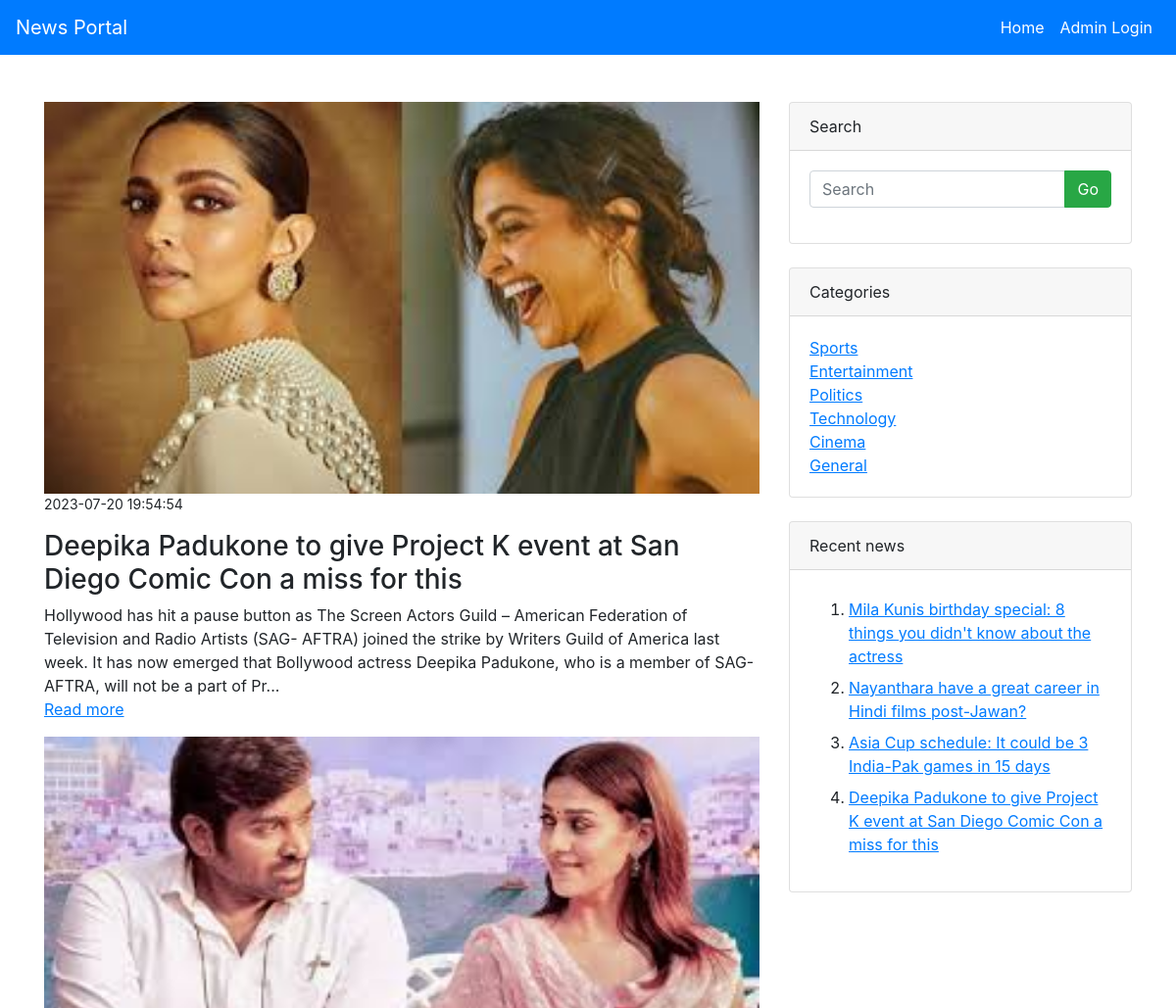
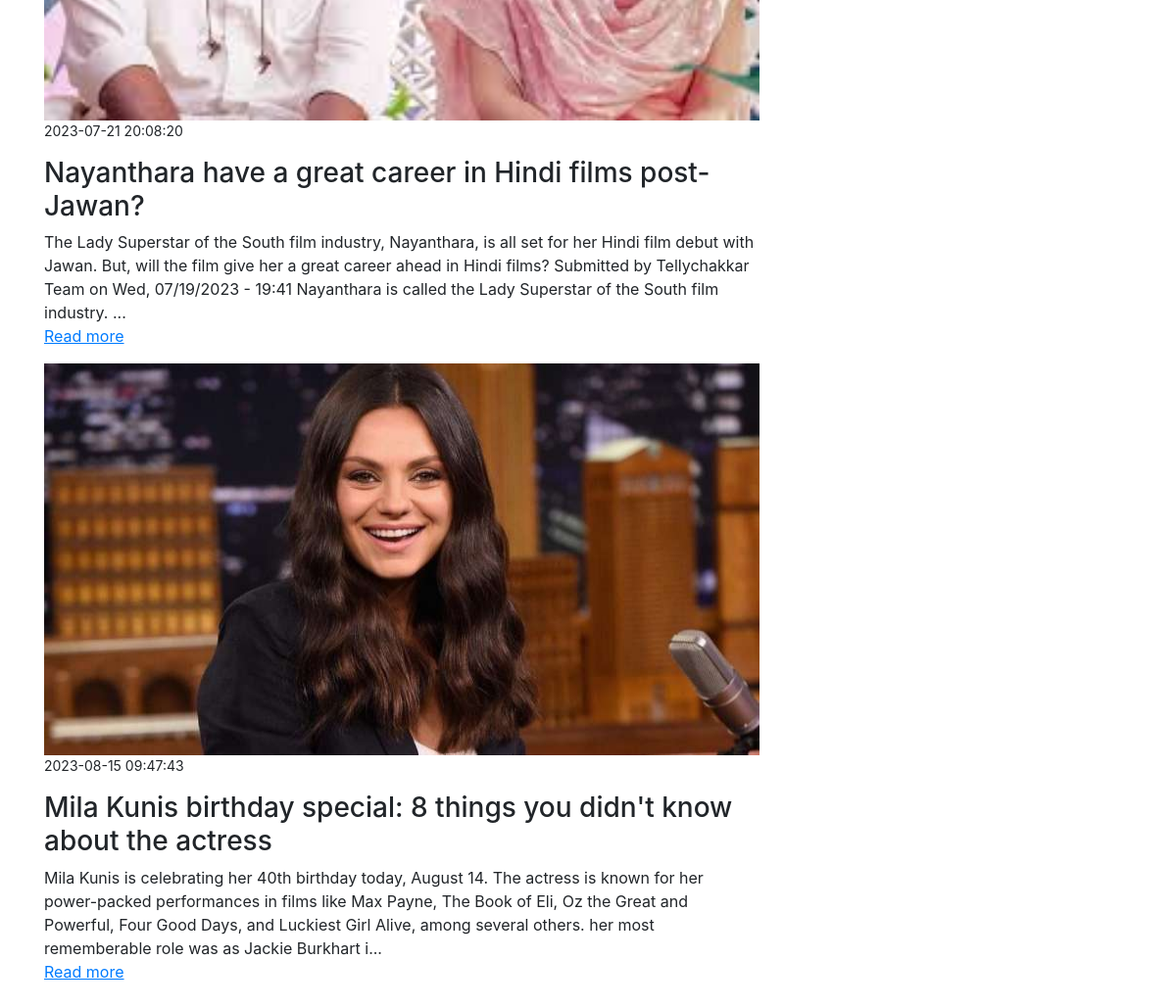
Screenshot of /home/select_cat?cid=8 with the database file from the repository (2 pictures, top to bottom).
### tables this page shows
CREATE TABLE `category` (
  `cid` int(11) NOT NULL,
  `category_name` varchar(50) NOT NULL,
  `reading_time` timestamp NOT NULL DEFAULT current_timestamp() ON UPDATE current_timestamp()
);

CREATE TABLE `news` (
  `nid` int(11) NOT NULL,
  `title` varchar(80) NOT NULL,
  `category_id` int(11) NOT NULL,
  `sub_category_id` int(11) NOT NULL,
  `myimage` varchar(50) NOT NULL,
  `description` text NOT NULL,
  `nreading_time` timestamp NOT NULL DEFAULT current_timestamp() ON UPDATE current_timestamp()
);

### application/controllers/Home.php (called while the page is built, shortened)
<?php
class Home extends CI_Controller
{
	public function __construct()
	{
		$this->load->model("admin_model");
	}
	public function select_cat()
	{
		$cid=$this->input->get('cid');
		$cat=$this->admin_model->get_cat($cid);
		$category=$this->admin_model->get_category();
		$get_three=$this->admin_model->get_all_news();
		$this->load->view('selected_category',array('news'=>$cat,'category'=>$category,'get_three'=>$get_three));
	}
}
?>

### index.php (called while the page is built, shortened)
<?php
require_once BASEPATH.'core/CodeIgniter.php';

### application/models/Admin_model.php (called while the page is built, shortened)
<?php
class Admin_model extends CI_Model
{
	public function get_category()
	{
		$query=$this->db->get('category');
		return $query->result();
	}
	public function get_all_news()
	{
		$this->db->select("*");
		$this->db->from("category");
		$this->db->join("subcategory","category.cid=subcategory.category_id");
		$this->db->join("news","subcategory.id=news.sub_category_id");
		$this->db->order_by("nid","desc");
		$query=$this->db->get();
		return $query->result();
	}
	public function get_cat($cid)
	{
		$this->db->where('subcategory.category_id',$cid);
		$this->db->select("*");
		$this->db->from("category");
		$this->db->join("subcategory","category.cid=subcategory.category_id");
		$this->db->join("news","subcategory.id=news.sub_category_id");
		$this->db->order_by("nid","desc");
		$query=$this->db->get();
		return $query->result();
	}
}
?>

### application/views/Selected_category.php (the view, shortened to what this page needs)
<!DOCTYPE html>
<html lang="en">
<head>
	<link rel="stylesheet" href="https://cdn.jsdelivr.net/npm/bootstrap@4.6.2/dist/css/bootstrap.min.css">
  <link rel="stylesheet" href="https://cdnjs.cloudflare.com/ajax/libs/font-awesome/6.4.0/css/all.min.css" />
</head>
<body>
<nav class="navbar navbar-expand-md bg-primary navbar-dark">
  <a class="navbar-brand" href="#">News Portal</a>
  <div class="collapse navbar-collapse justify-content-end" id="collapsibleNavbar">
    <ul class="navbar-nav">
      <li class="nav-item">
        <a class="nav-link text-white" href="<?=base_url('home')?>">Home</a>
      </li>
      <li class="nav-item">
        <a class="nav-link text-white" href="<?=base_url('admin')?>">Admin Login</a>
      </li>
    </ul>
  </div>
</nav>
<div class="container">
<div class="row my-5">
<div class="col-md-8" id="search_news">
<?php
$news=array_reverse($news);
foreach($news as $news)
{
	?>
	<img src="<?=base_url('uploads/'.$news->myimage)?>" class="img-fluid" style="width:100%;height:400px;">
	<p class="small"><?=$news->nreading_time?></p>
	<h3><?=$news->title?></h3>
	<p><?php echo substr($news->description,0,300)."..."; ?><br>
	<a href="<?=base_url('home/select_news/'.$news->nid)?>"><u>Read more</u></a></p>
	<?php
}
?>
</div>
<div class="col-md-4">
<form method="post" action="<?=base_url('home/search/')?>">
<div class="card">
	<div class="card-header">Search</div>
	<div class="card-body">
<div class="input-group mb-3">
  <input type="text" class="form-control" placeholder="Search" name="search">
  <div class="input-group-append">
    <button class="btn btn-success" name="new" type="submit">Go</button>
  </div>
</div>
</div>
</div>
</form>
<div class="card my-4">
	<div class="card-header">Categories</div>
	<div class="card-body">
<?php
foreach($category as $c)
{
	?>
	<a href="<?=base_url('home/select_cat?cid='.$c->cid)?>"><u><?=$c->category_name?></u></a><br>
	<?php
}
?>
</div>
</div>
<div class="card">
<div class="card-header">Recent news</div>
<div class="card-body">
<ol>
<?php
$i=1;
foreach($get_three as $three)
{
	if($i==5)
	{
		break;
	}
	?>
	<li class="my-2"><a href="<?=base_url('home/select_news/'.$three->nid)?>"><u><?=$three->title?></u></a></li>
	<?php
	$i++;
}
?>
</ol>
</div>
</div>
</div>
</div>
</div>
</body>
</html>

### rows the page displays
category: news.myimage (picture), news.nreading_time "2023-07-20 19:54:54", news.title "Deepika Padukone to give Project K event at San Diego Comic Con a miss for this", news.description "Hollywood has hit a pause button as The Screen Actors Guild – American Federation of Television and Radio Artists (SAG- AFTRA) joined the strike by Writers Guild of America last week. It has now emerged that Bollywood actress Deepika Padukone, who is a member of SAG-AFTRA, will not be a part of Pr", news.nreading_time "2023-07-21 20:08:20", news.title "Nayanthara have a great career in Hindi films post-Jawan?", news.description "The Lady Superstar of the South film industry, Nayanthara, is all set for her Hindi film debut with Jawan. But, will the film give her a great career ahead in Hindi films? Submitted by Tellychakkar Team on Wed, 07/19/2023 - 19:41 Nayanthara is called the Lady Superstar of the South film industry.", news.nreading_time "2023-08-15 09:47:43", news.title "Mila Kunis birthday special: 8 things you didn't know about the actress", news.description "Mila Kunis is celebrating her 40th birthday today, August 14. The actress is known for her power-packed performances in films like Max Payne, The Book of Eli, Oz the Great and Powerful, Four Good Days, and Luckiest Girl Alive, among several others. her most rememberable role was as Jackie Burkhart i", category_name "Entertainment"
category: category_name "Sports", news.title "Asia Cup schedule: It could be 3 India-Pak games in 15 days"
category: category_name "Politics"
category: category_name "Technology"
category: category_name "Cinema"
category: category_name "General"
